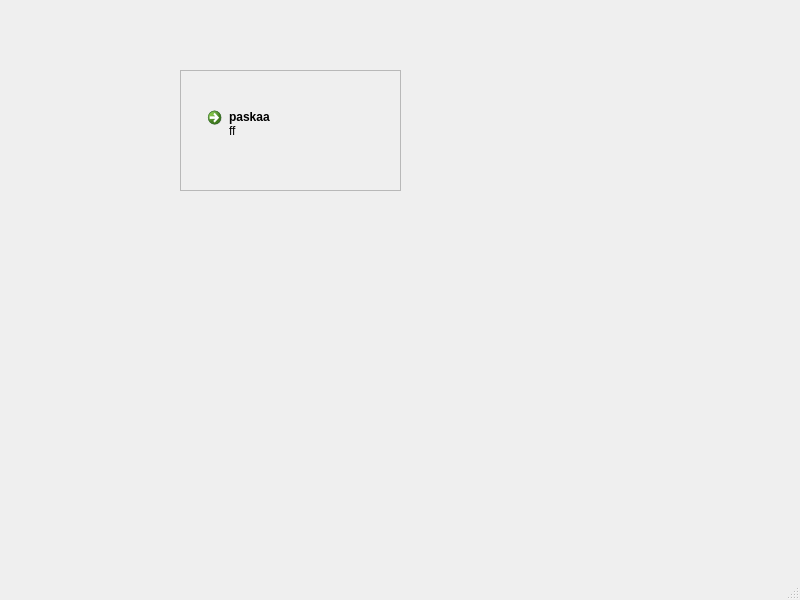
<?xml version="1.0" encoding="UTF-8"?>
<ui version="4.0">
 <class>MainWindow</class>
 <widget class="QMainWindow" name="MainWindow">
  <property name="geometry">
   <rect>
    <x>0</x>
    <y>0</y>
    <width>800</width>
    <height>600</height>
   </rect>
  </property>
  <property name="windowTitle">
   <string>MainWindow</string>
  </property>
  <widget class="QWidget" name="centralwidget">
   <widget class="QWidget" name="verticalLayoutWidget">
    <property name="geometry">
     <rect>
      <x>180</x>
      <y>70</y>
      <width>221</width>
      <height>121</height>
     </rect>
    </property>
    <layout class="QVBoxLayout" name="verticalLayout">
     <item>
      <widget class="QFrame" name="frame">
       <property name="frameShape">
        <enum>QFrame::Shape::StyledPanel</enum>
       </property>
       <property name="frameShadow">
        <enum>QFrame::Shadow::Raised</enum>
       </property>
       <widget class="QCommandLinkButton" name="commandLinkButton">
        <property name="geometry">
         <rect>
          <x>20</x>
          <y>30</y>
          <width>172</width>
          <height>51</height>
         </rect>
        </property>
        <property name="text">
         <string>paskaa</string>
        </property>
        <property name="description">
         <string>ff</string>
        </property>
       </widget>
      </widget>
     </item>
    </layout>
   </widget>
  </widget>
  <widget class="QMenuBar" name="menubar">
   <property name="geometry">
    <rect>
     <x>0</x>
     <y>0</y>
     <width>800</width>
     <height>21</height>
    </rect>
   </property>
  </widget>
  <widget class="QStatusBar" name="statusbar"/>
 </widget>
 <resources/>
 <connections/>
</ui>
